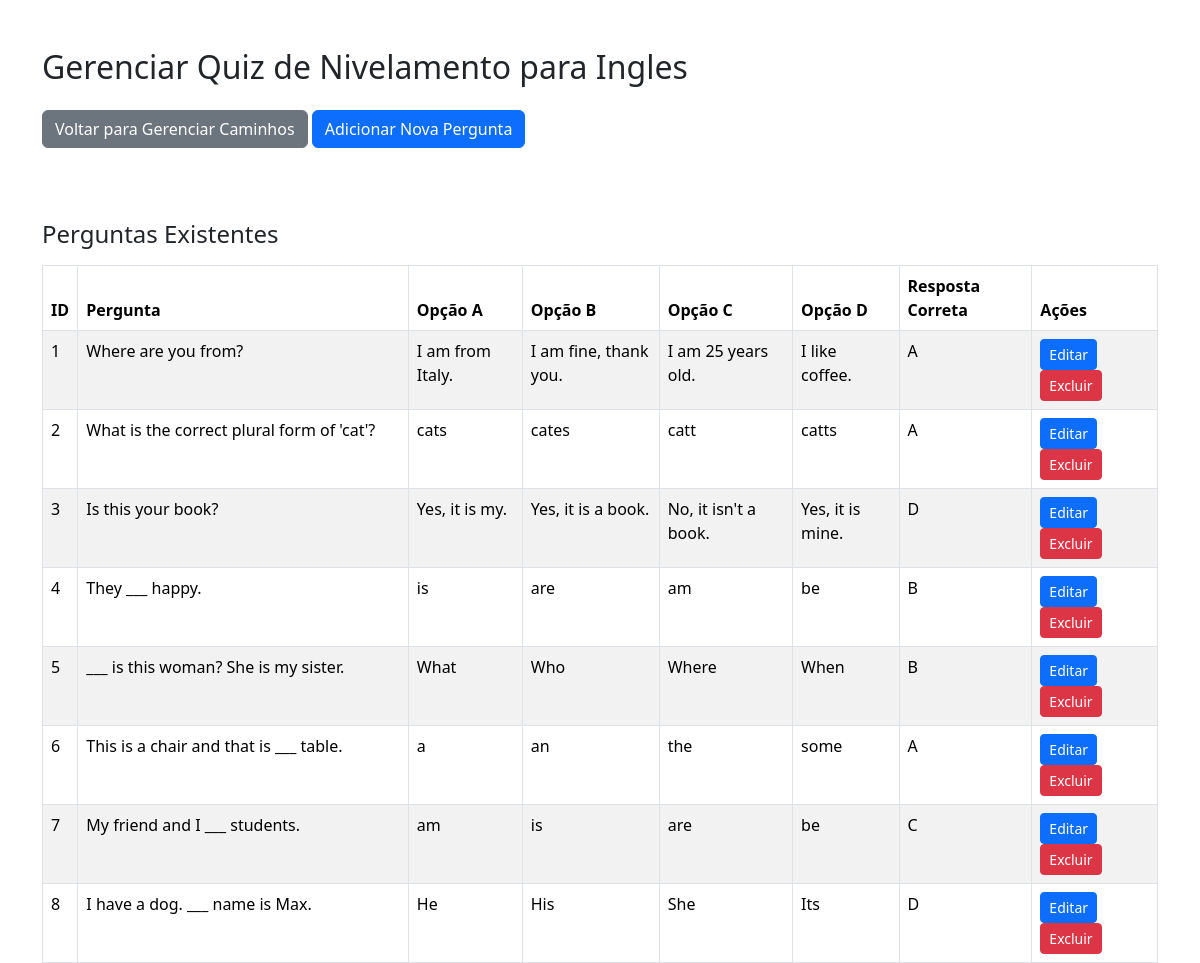
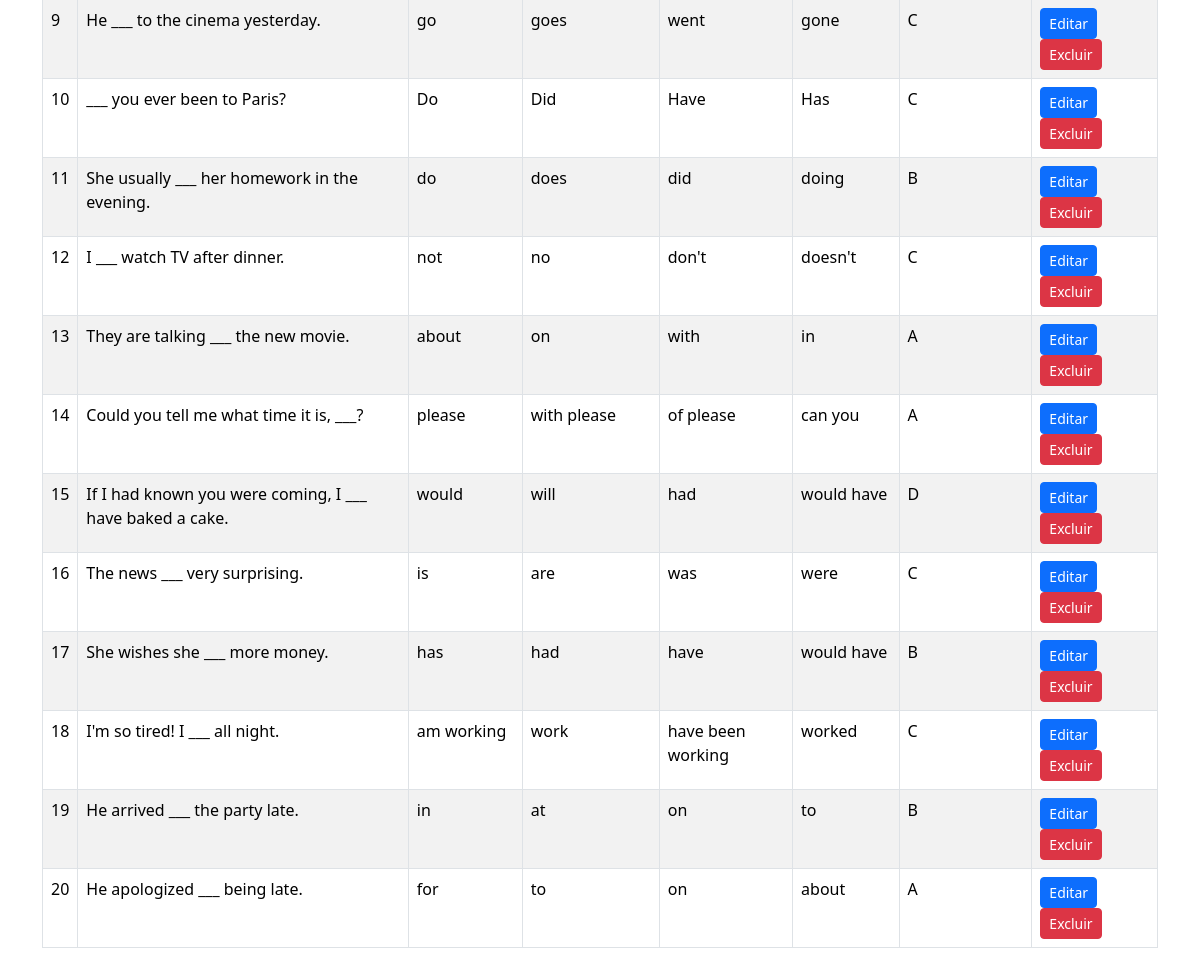
/admin/views/gerenciador_quiz_nivelamento.php?idioma=Ingles (signed in), run on the app's committed database (2 pictures, top to bottom).
### tables this page shows
CREATE TABLE `quiz_nivelamento` (
  `id` int NOT NULL AUTO_INCREMENT,
  `idioma` varchar(20) NOT NULL,
  `pergunta` text NOT NULL,
  `alternativa_a` varchar(255) NOT NULL,
  `alternativa_b` varchar(255) NOT NULL,
  `alternativa_c` varchar(255) NOT NULL,
  `alternativa_d` varchar(255) NOT NULL,
  `resposta_correta` varchar(1) NOT NULL,
  `nivel` varchar(10) DEFAULT 'A1',
  PRIMARY KEY (`id`)
);

### admin/views/gerenciador_quiz_nivelamento.php (the view, shortened to what this page needs)
<?php
$database = new Database();
$conn = $database->conn;
$idioma_selecionado = isset($_GET['idioma']) ? trim($_GET['idioma']) : null;
$sql_quiz = "SELECT id, pergunta, alternativa_a, alternativa_b, alternativa_c, alternativa_d, resposta_correta FROM quiz_nivelamento WHERE idioma = ?";
$stmt_quiz = $conn->prepare($sql_quiz);
$stmt_quiz->bind_param('s', $idioma_selecionado);
$stmt_quiz->execute();
$quiz_perguntas = $stmt_quiz->get_result()->fetch_all(MYSQLI_ASSOC);
?>
<!DOCTYPE html>
<html lang="pt-br">
<head>
    <link href="https://cdn.jsdelivr.net/npm/bootstrap@5.3.3/dist/css/bootstrap.min.css" rel="stylesheet">
</head>
<body>
    <div class="container mt-5">
        <h2 class="mb-4">Gerenciar Quiz de Nivelamento para <?php echo htmlspecialchars($idioma_selecionado); ?></h2>
        <a href="gerenciar_caminho.php" class="btn btn-secondary mb-4">Voltar para Gerenciar Caminhos</a>
        <button type="button" class="btn btn-primary mb-4" data-bs-toggle="modal" data-bs-target="#addPerguntaModal">
            Adicionar Nova Pergunta
        </button>
        <div class="mt-5">
            <h4 class="mb-3">Perguntas Existentes</h4>
            <table class="table table-bordered table-striped">
                <thead>
                    <tr>
                        <th>ID</th>
                        <th>Pergunta</th>
                        <th>Opção A</th>
                        <th>Opção B</th>
                        <th>Opção C</th>
                        <th>Opção D</th>
                        <th>Resposta Correta</th>
                        <th>Ações</th>
                    </tr>
                </thead>
                <tbody>
                    <?php if (!empty($quiz_perguntas)): ?>
                        <?php foreach ($quiz_perguntas as $pergunta): ?>
                            <tr>
                                <td><?php echo htmlspecialchars($pergunta['id']); ?></td>
                                <td><?php echo htmlspecialchars($pergunta['pergunta']); ?></td>
                                <td><?php echo htmlspecialchars($pergunta['alternativa_a']); ?></td>
                                <td><?php echo htmlspecialchars($pergunta['alternativa_b']); ?></td>
                                <td><?php echo htmlspecialchars($pergunta['alternativa_c']); ?></td>
                                <td><?php echo htmlspecialchars($pergunta['alternativa_d']); ?></td>
                                <td><?php echo htmlspecialchars($pergunta['resposta_correta']); ?></td>
                                <td>
                                    <button type="button" class="btn btn-sm btn-primary me-2" data-bs-toggle="modal" data-bs-target="#editQuizModal_<?php echo $pergunta['id']; ?>">Editar</button>
                                    <button type="button" class="btn btn-sm btn-danger delete-btn"
                                            data-bs-toggle="modal"
                                            data-bs-target="#confirmDeleteModal"
                                            data-id="<?php echo htmlspecialchars($pergunta['id']); ?>"
                                            data-nome="<?php echo htmlspecialchars($pergunta['pergunta']); ?>"
                                            data-action="gerenciar_quiz_nivelamento.php?idioma=<?php echo urlencode($idioma_selecionado); ?>&acao=excluir">
                                        Excluir
                                    </button>
                                </td>
                            </tr>
                        <?php endforeach; ?>
                    <?php else: ?>
                        <tr>
                            <td colspan="8" class="text-center">Nenhuma pergunta de quiz encontrada para este idioma.</td>
                        </tr>
                    <?php endif; ?>
                </tbody>
            </table>
        </div>
    </div>
</body>
</html>

### data on the page
quiz_nivelamento: id "1", pergunta "Where are you from?", alternativa_a "I am from Italy.", alternativa_b "I am fine, thank you.", alternativa_c "I am 25 years old.", alternativa_d "I like coffee.", resposta_correta "A"
quiz_nivelamento: id "2", pergunta "What is the correct plural form of 'cat'?", alternativa_a "cats", alternativa_b "cates", alternativa_c "catt", alternativa_d "catts", resposta_correta "A"
quiz_nivelamento: id "3", pergunta "Is this your book?", alternativa_a "Yes, it is my.", alternativa_b "Yes, it is a book.", alternativa_c "No, it isn't a book.", alternativa_d "Yes, it is mine.", resposta_correta "D"
quiz_nivelamento: id "4", pergunta "They ___ happy.", alternativa_a "is", alternativa_b "are", alternativa_c "am", alternativa_d "be", resposta_correta "B"
quiz_nivelamento: id "5", pergunta "___ is this woman? She is my sister.", alternativa_a "What", alternativa_b "Who", alternativa_c "Where", alternativa_d "When", resposta_correta "B"
quiz_nivelamento: id "6", pergunta "This is a chair and that is ___ table.", alternativa_a "a", alternativa_b "an", alternativa_c "the", alternativa_d "some", resposta_correta "A"
quiz_nivelamento: id "7", pergunta "My friend and I ___ students.", alternativa_a "am", alternativa_b "is", alternativa_c "are", alternativa_d "be", resposta_correta "C"
quiz_nivelamento: id "8", pergunta "I have a dog. ___ name is Max.", alternativa_a "He", alternativa_b "His", alternativa_c "She", alternativa_d "Its", resposta_correta "D"
quiz_nivelamento: id "9", pergunta "He ___ to the cinema yesterday.", alternativa_a "go", alternativa_b "goes", alternativa_c "went", alternativa_d "gone", resposta_correta "C"
quiz_nivelamento: id "10", pergunta "___ you ever been to Paris?", alternativa_a "Do", alternativa_b "Did", alternativa_c "Have", alternativa_d "Has", resposta_correta "C"
quiz_nivelamento: id "11", pergunta "She usually ___ her homework in the evening.", alternativa_a "do", alternativa_b "does", alternativa_c "did", alternativa_d "doing", resposta_correta "B"
quiz_nivelamento: id "12", pergunta "I ___ watch TV after dinner.", alternativa_a "not", alternativa_b "no", alternativa_c "don't", alternativa_d "doesn't", resposta_correta "C"
quiz_nivelamento: id "13", pergunta "They are talking ___ the new movie.", alternativa_a "about", alternativa_b "on", alternativa_c "with", alternativa_d "in", resposta_correta "A"
quiz_nivelamento: id "14", pergunta "Could you tell me what time it is, ___?", alternativa_a "please", alternativa_b "with please", alternativa_c "of please", alternativa_d "can you", resposta_correta "A"
quiz_nivelamento: id "15", pergunta "If I had known you were coming, I ___ have baked a cake.", alternativa_a "would", alternativa_b "will", alternativa_c "had", alternativa_d "would have", resposta_correta "D"
quiz_nivelamento: id "16", pergunta "The news ___ very surprising.", alternativa_a "is", alternativa_b "are", alternativa_c "was", alternativa_d "were", resposta_correta "C"
quiz_nivelamento: id "17", pergunta "She wishes she ___ more money.", alternativa_a "has", alternativa_b "had", alternativa_c "have", alternativa_d "would have", resposta_correta "B"
quiz_nivelamento: id "18", pergunta "I'm so tired! I ___ all night.", alternativa_a "am working", alternativa_b "work", alternativa_c "have been working", alternativa_d "worked", resposta_correta "C"
quiz_nivelamento: id "19", pergunta "He arrived ___ the party late.", alternativa_a "in", alternativa_b "at", alternativa_c "on", alternativa_d "to", resposta_correta "B"
quiz_nivelamento: id "20", pergunta "He apologized ___ being late.", alternativa_a "for", alternativa_b "to", alternativa_c "on", alternativa_d "about", resposta_correta "A"

### other printed values
$idioma_selecionado "Ingles"
